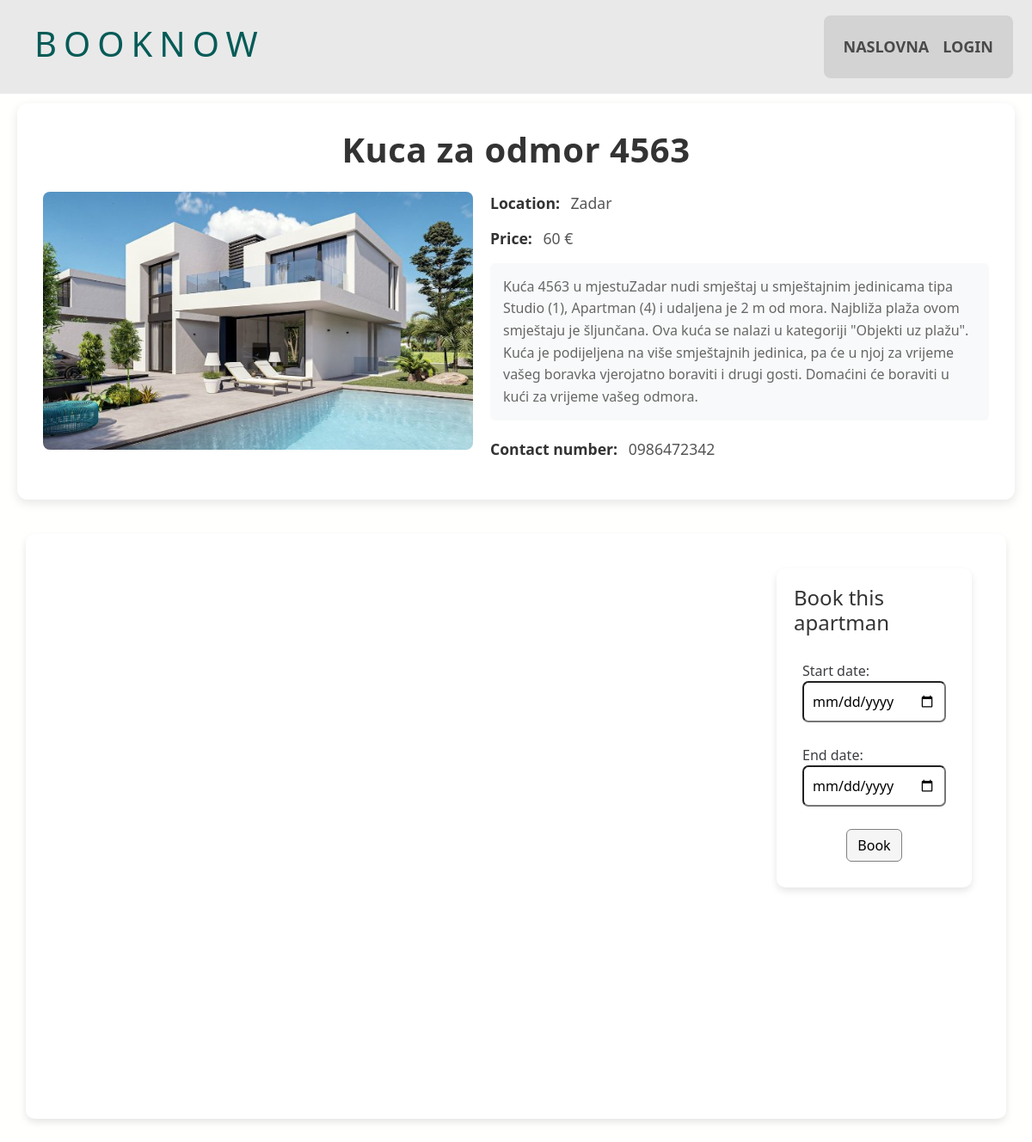
The page /app/apartman/25/ on the database its author committed.
### app/models.py (models this page shows)
class Apartman(models.Model):
    title = models.CharField(max_length=200)
    description = models.TextField()
    location=models.TextField(default="no location")
    price = models.CharField(max_length=15, null=True, blank=True)
    user = models.ForeignKey(User, on_delete=models.CASCADE)
    contact_number = models.CharField(max_length=15, null=True, blank=True)
    apartman_image = models.ImageField(upload_to='apartman_img/', null=True, blank=True)

### app/views.py (the view)
# urls.py: path('apartman/<int:apartman_id>/', views.apartman_detail, name='apartman_detail'),
def apartman_detail(request, apartman_id):
    apartman = get_object_or_404(Apartman, id=apartman_id)
    bookings = Booking.objects.filter(apartman=apartman)
    return render(request, 'app/apartman_detail.html', {'apartman': apartman, 'bookings': bookings, 'form': BookingForm(initial={'apartman': apartman})})

### app/forms.py
class BookingForm(forms.ModelForm):
   class Meta:
        model = Booking
        fields = ['apartman', 'start_date', 'end_date']
        widgets = {
            'start_date': forms.DateInput(attrs={'type': 'date'}),
            'end_date': forms.DateInput(attrs={'type': 'date'}),
            'apartman': forms.HiddenInput()
        }

### app/templates/app/apartman_detail.html (shortened to what this page needs)
{% extends "app/base.html" %}
{% load static %}
{% block content %}
<div class="card-detail">
    <div class="house-info-card">
        <h1 class="house-title">{{ apartman.title }}</h1>
        <div class="house-details">
            {% if apartman.apartman_image %}
            <img id="apartmanImage" src="{{ apartman.apartman_image.url }}" class="house-img" alt="{{ apartman.title }}">
            {% endif %}
            <div class="house-content">
                <p class="info-item"><span class="info-label">Location:</span> {{ apartman.location }}</p>
                <p class="info-item"><span class="info-label">Price:</span> {{ apartman.price }} €</p>
                <p class="info-description">{{ apartman.description }}</p>
                <p class="info-item"><span class="info-label">Contact number:</span> {{ apartman.contact_number }}</p>
            </div>
        </div>
    </div>
    <div class="calendar">
        <div id='calendar'></div>
        <div class="booking">
            <h3>Book this apartman</h3>
            <form id="booking-form" method="post" action="{% url 'app:add_booking' %}">
                {{ form.as_p }}
                <button type="submit" class="btn btn-primary">Book</button>
            </form>
        </div>
    </div>
</div>
{% endblock %}

### static/app/app.css (style rules this page uses)
* { padding: 0; margin: 0; }
body { background-color: #fffffe; }
h1 { color: #045B57; }
p { color: #3C3D42; }
.btn-primary { background-color: #007bff; border-color: #007bff; }
.booking { margin: 20px; margin-left: 100px; background-color: lightgray; padding: 30px; border-radius: 10px; height: fit-content; }
#id_end_date, #id_start_date { border-radius: 7px; padding: 10px; }
.card-detail { border: none; display: flex; flex-direction: column; justify-content: center; max-width: 1200px; margin: 0 auto; padding: 20px; padding-top: 120px; }
#calendar { margin-top: 20px; margin-bottom: 20px; width: 70%; height: 600px; }
.calendar { display: flex; flex-direction: row; margin: 10px; }
#booking-form { margin-top: 20px; padding: 10px; }
#booking-form .btn-primary { background-color: whitesmoke; border-color: gray; color: black; }
.house-info-card { background: #fff; border-radius: 12px; box-shadow: 0 4px 12px rgba(0, 0, 0, 0.1); padding: 30px; margin-bottom: 30px; }
.house-title { font-size: 2.5rem; font-weight: 700; color: #333; text-align: center; margin-bottom: 25px; letter-spacing: 0.5px; }
.house-details { display: flex; flex-wrap: wrap; gap: 20px; align-items: flex-start; }
.house-img { width: 100%; max-width: 500px; height: 300px; object-fit: cover; border-radius: 8px; cursor: pointer; }
.house-content { flex: 1; min-width: 300px; }
.info-item { font-size: 1.1rem; margin-bottom: 15px; color: #555; }
.info-label { font-weight: 600; color: #333; margin-right: 8px; }
.info-description { font-size: 1rem; line-height: 1.6; color: #666; margin-bottom: 20px; background: #f8f9fa; padding: 15px; border-radius: 6px; }
.calendar { background: #fff; border-radius: 10px; box-shadow: 0 4px 8px rgba(0, 0, 0, 0.1); padding: 20px; margin-bottom: 20px; }
#calendar { width: 100%; }
.booking { background: #fff; border-radius: 10px; box-shadow: 0 4px 8px rgba(0, 0, 0, 0.1); padding: 20px; }
.booking h3 { font-size: 1.5rem; margin-bottom: 15px; color: #333; }
.booking form { display: flex; flex-direction: column; gap: 10px; }
.booking .btn { align-self: center; }

### rows shown on the page
Apartman: title "Kuca za odmor 4563", apartman_image (picture), location "Zadar", price "60", description "Kuća 4563 u mjestuZadar nudi smještaj u smještajnim jedinicama tipa Studio (1), Apartman (4) i udaljena je 2 m od mora. Najbliža plaža ovom smještaju je šljunčana. Ova kuća se nalazi u kategoriji \"Objekti uz plažu\". Kuća je podijeljena na više smještajnih jedinica, pa će u njoj za vrijeme vašeg boravka vjerojatno boraviti i drugi gosti. Domaćini će boraviti u kući za vrijeme vašeg odmora.", contact_number "0986472342"
